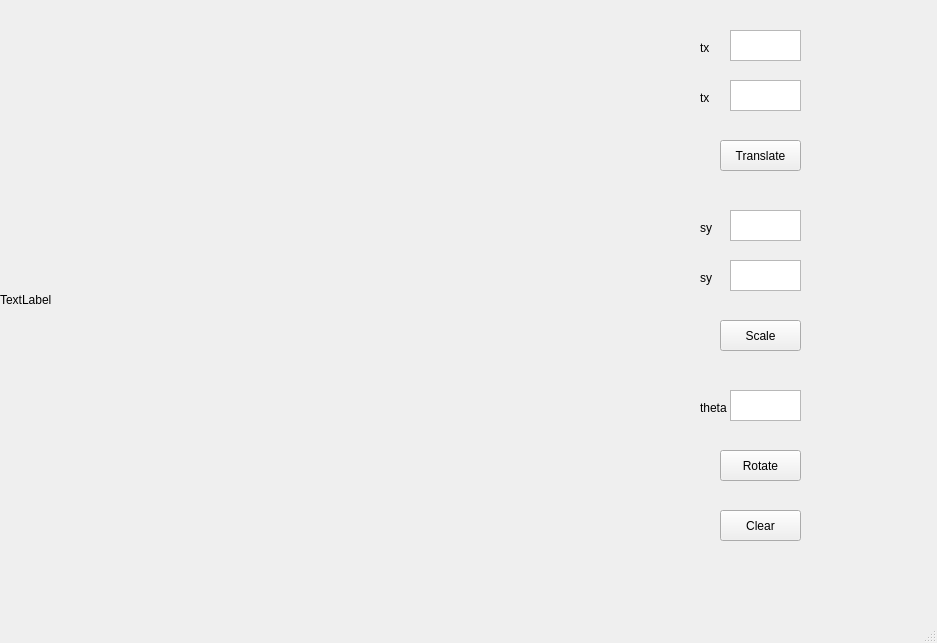
<?xml version="1.0" encoding="UTF-8"?>
<ui version="4.0">
 <class>MainWindow</class>
 <widget class="QMainWindow" name="MainWindow">
  <property name="geometry">
   <rect>
    <x>0</x>
    <y>0</y>
    <width>937</width>
    <height>643</height>
   </rect>
  </property>
  <property name="windowTitle">
   <string>MainWindow</string>
  </property>
  <widget class="QWidget" name="centralwidget">
   <widget class="QLabel" name="label">
    <property name="geometry">
     <rect>
      <x>0</x>
      <y>0</y>
      <width>600</width>
      <height>600</height>
     </rect>
    </property>
    <property name="text">
     <string>TextLabel</string>
    </property>
   </widget>
   <widget class="QLabel" name="label_5">
    <property name="geometry">
     <rect>
      <x>700</x>
      <y>220</y>
      <width>49</width>
      <height>16</height>
     </rect>
    </property>
    <property name="text">
     <string>sy</string>
    </property>
   </widget>
   <widget class="QPushButton" name="pushButton">
    <property name="geometry">
     <rect>
      <x>720</x>
      <y>140</y>
      <width>81</width>
      <height>31</height>
     </rect>
    </property>
    <property name="text">
     <string>Translate</string>
    </property>
   </widget>
   <widget class="QTextEdit" name="textEdit_4">
    <property name="geometry">
     <rect>
      <x>730</x>
      <y>210</y>
      <width>71</width>
      <height>31</height>
     </rect>
    </property>
   </widget>
   <widget class="QLabel" name="label_3">
    <property name="geometry">
     <rect>
      <x>700</x>
      <y>90</y>
      <width>49</width>
      <height>16</height>
     </rect>
    </property>
    <property name="text">
     <string>tx</string>
    </property>
   </widget>
   <widget class="QTextEdit" name="textEdit_2">
    <property name="geometry">
     <rect>
      <x>730</x>
      <y>80</y>
      <width>71</width>
      <height>31</height>
     </rect>
    </property>
   </widget>
   <widget class="QTextEdit" name="textEdit_5">
    <property name="geometry">
     <rect>
      <x>730</x>
      <y>390</y>
      <width>71</width>
      <height>31</height>
     </rect>
    </property>
   </widget>
   <widget class="QTextEdit" name="textEdit_3">
    <property name="geometry">
     <rect>
      <x>730</x>
      <y>260</y>
      <width>71</width>
      <height>31</height>
     </rect>
    </property>
   </widget>
   <widget class="QPushButton" name="pushButton_3">
    <property name="geometry">
     <rect>
      <x>720</x>
      <y>450</y>
      <width>81</width>
      <height>31</height>
     </rect>
    </property>
    <property name="text">
     <string>Rotate</string>
    </property>
   </widget>
   <widget class="QPushButton" name="pushButton_2">
    <property name="geometry">
     <rect>
      <x>720</x>
      <y>320</y>
      <width>81</width>
      <height>31</height>
     </rect>
    </property>
    <property name="text">
     <string>Scale</string>
    </property>
   </widget>
   <widget class="QLabel" name="label_6">
    <property name="geometry">
     <rect>
      <x>700</x>
      <y>400</y>
      <width>49</width>
      <height>16</height>
     </rect>
    </property>
    <property name="text">
     <string>theta</string>
    </property>
   </widget>
   <widget class="QLabel" name="label_4">
    <property name="geometry">
     <rect>
      <x>700</x>
      <y>270</y>
      <width>49</width>
      <height>16</height>
     </rect>
    </property>
    <property name="text">
     <string>sy</string>
    </property>
   </widget>
   <widget class="QTextEdit" name="textEdit">
    <property name="geometry">
     <rect>
      <x>730</x>
      <y>30</y>
      <width>71</width>
      <height>31</height>
     </rect>
    </property>
   </widget>
   <widget class="QLabel" name="label_2">
    <property name="geometry">
     <rect>
      <x>700</x>
      <y>40</y>
      <width>49</width>
      <height>16</height>
     </rect>
    </property>
    <property name="text">
     <string>tx</string>
    </property>
   </widget>
   <widget class="QPushButton" name="pushButton_4">
    <property name="geometry">
     <rect>
      <x>720</x>
      <y>510</y>
      <width>81</width>
      <height>31</height>
     </rect>
    </property>
    <property name="text">
     <string>Clear</string>
    </property>
   </widget>
  </widget>
  <widget class="QMenuBar" name="menubar">
   <property name="geometry">
    <rect>
     <x>0</x>
     <y>0</y>
     <width>937</width>
     <height>21</height>
    </rect>
   </property>
  </widget>
  <widget class="QStatusBar" name="statusbar"/>
 </widget>
 <resources/>
 <connections/>
</ui>
